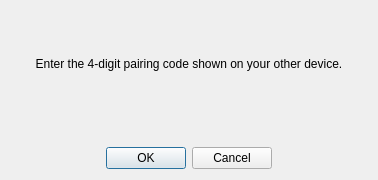
<?xml version="1.0" encoding="UTF-8"?>
<ui version="4.0">
 <class>RemotePinInputDialog</class>
 <widget class="QDialog" name="RemotePinInputDialog">
  <property name="windowModality">
   <enum>Qt::WindowModal</enum>
  </property>
  <property name="geometry">
   <rect>
    <x>0</x>
    <y>0</y>
    <width>378</width>
    <height>180</height>
   </rect>
  </property>
  <property name="sizePolicy">
   <sizepolicy hsizetype="Minimum" vsizetype="Minimum">
    <horstretch>0</horstretch>
    <verstretch>0</verstretch>
   </sizepolicy>
  </property>
  <property name="windowTitle">
   <string>Pairing code entry</string>
  </property>
  <layout class="QVBoxLayout" name="verticalLayout">
   <property name="leftMargin">
    <number>9</number>
   </property>
   <property name="topMargin">
    <number>12</number>
   </property>
   <property name="rightMargin">
    <number>9</number>
   </property>
   <item>
    <layout class="QHBoxLayout" name="horizontalLayout">
     <item>
      <widget class="QLabel" name="label">
       <property name="sizePolicy">
        <sizepolicy hsizetype="Minimum" vsizetype="Expanding">
         <horstretch>0</horstretch>
         <verstretch>0</verstretch>
        </sizepolicy>
       </property>
       <property name="minimumSize">
        <size>
         <width>200</width>
         <height>70</height>
        </size>
       </property>
       <property name="text">
        <string>Enter the 4-digit pairing code shown on your other device.</string>
       </property>
       <property name="alignment">
        <set>Qt::AlignCenter</set>
       </property>
       <property name="wordWrap">
        <bool>true</bool>
       </property>
      </widget>
     </item>
    </layout>
   </item>
   <item>
    <layout class="QHBoxLayout" name="horizontalLayout2">
     <item>
      <spacer name="horizontalSpacer">
       <property name="orientation">
        <enum>Qt::Horizontal</enum>
       </property>
       <property name="sizeHint" stdset="0">
        <size>
         <width>40</width>
         <height>20</height>
        </size>
       </property>
      </spacer>
     </item>
     <item>
      <widget class="governikus::PasswordEdit" name="pinEntryLine" native="true">
       <property name="minimumSize">
        <size>
         <width>130</width>
         <height>20</height>
        </size>
       </property>
      </widget>
     </item>
     <item>
      <spacer name="horizontalSpacer_2">
       <property name="orientation">
        <enum>Qt::Horizontal</enum>
       </property>
       <property name="sizeHint" stdset="0">
        <size>
         <width>40</width>
         <height>10</height>
        </size>
       </property>
      </spacer>
     </item>
    </layout>
   </item>
   <item>
    <layout class="QHBoxLayout" name="horizontalLayout_2">
     <item>
      <spacer name="horizontalSpacer_3">
       <property name="orientation">
        <enum>Qt::Horizontal</enum>
       </property>
       <property name="sizeHint" stdset="0">
        <size>
         <width>40</width>
         <height>20</height>
        </size>
       </property>
      </spacer>
     </item>
     <item>
      <widget class="QDialogButtonBox" name="buttonBox">
       <property name="standardButtons">
        <set>QDialogButtonBox::Cancel|QDialogButtonBox::Ok</set>
       </property>
      </widget>
     </item>
     <item>
      <spacer name="horizontalSpacer_4">
       <property name="orientation">
        <enum>Qt::Horizontal</enum>
       </property>
       <property name="sizeHint" stdset="0">
        <size>
         <width>40</width>
         <height>20</height>
        </size>
       </property>
      </spacer>
     </item>
    </layout>
   </item>
  </layout>
 </widget>
 <customwidgets>
  <customwidget>
   <class>governikus::PasswordEdit</class>
   <extends>QWidget</extends>
   <header>generic/PasswordEdit.h</header>
   <container>1</container>
  </customwidget>
 </customwidgets>
 <resources/>
 <connections/>
</ui>
